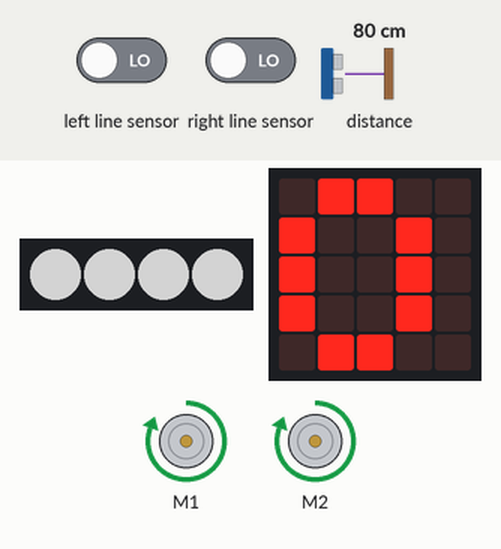
This program was run on a simulated BBC micro:bit (MakeCode). On the bench: 4 RGB LEDs in strip order, left to right, the board's 5×5 LED display, 2 × DC motor (green arrow = forward, orange = backward, longer = faster). Inputs (shaded band) come from the test bench; at power-on: left line sensor LOW, right line sensor LOW, distance to the obstacle 80 cm. Dim RGB values are drawn brighter than linear.

Above: at 1.2 s.
1.3 s: left line sensor driven HIGH
At 2.2 s:
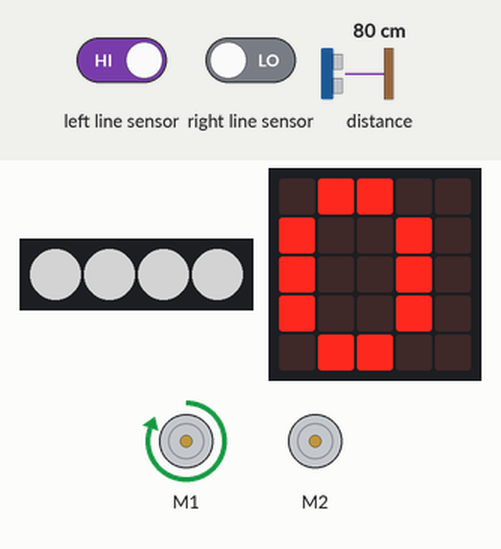
3.0 s: right line sensor driven HIGH
At 4.1 s:
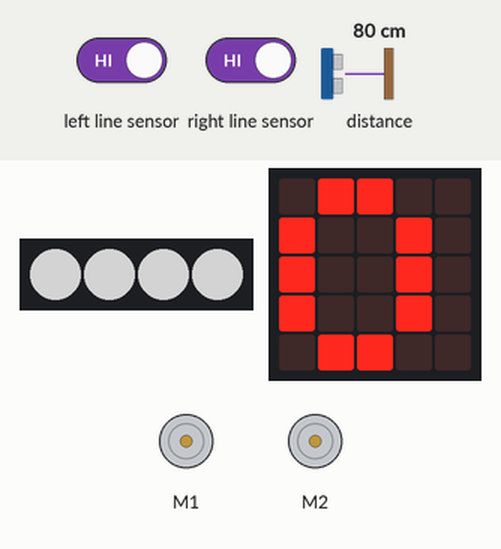
4.5 s: left line sensor driven LOW
At 5.8 s:
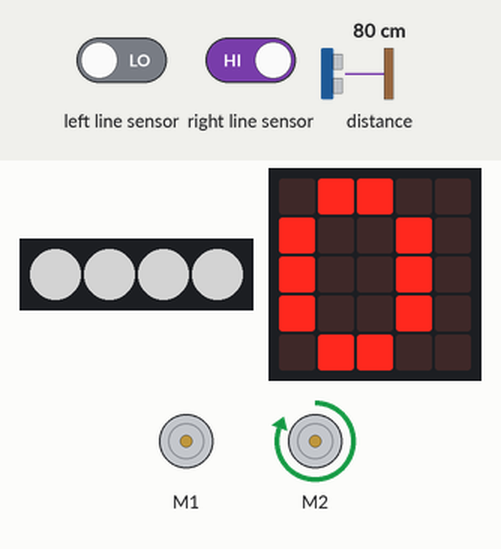
6.1 s: right line sensor driven LOW
At 6.7 s:
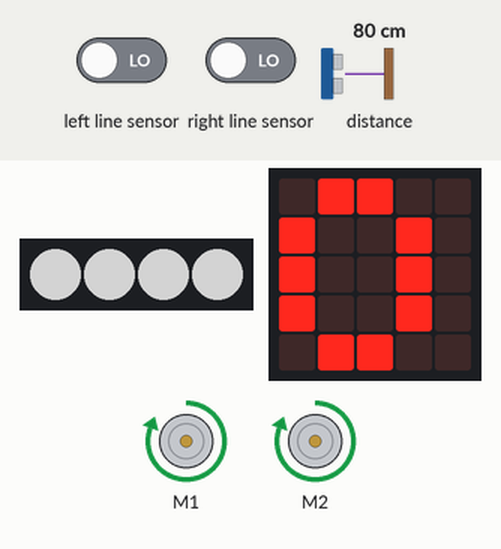
Timing chart, 0 to 8.6 s (numbered marks = the images above; inputs shaded):
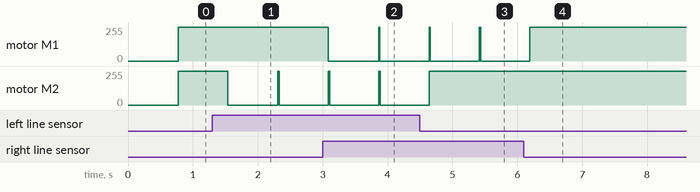

The program:

main.ts
```typescript
let distances = 0
let strip = neopixel.create(DigitalPin.P15, 4, NeoPixelMode.RGB)
strip.showColor(neopixel.colors(NeoPixelColors.White))
basic.forever(function () {
    distances = maqueen.Ultrasonic(PingUnit.Centimeters)
    basic.showNumber(0)
    if (distances < 5) {
        maqueen.motorRun(maqueen.Motors.M1, maqueen.Dir.CW, 50)
        maqueen.motorRun(maqueen.Motors.M2, maqueen.Dir.CW, 50)
    } else if (distances < 10) {
        maqueen.motorRun(maqueen.Motors.M1, maqueen.Dir.CW, 125)
        maqueen.motorRun(maqueen.Motors.M2, maqueen.Dir.CW, 125)
    } else {
        maqueen.motorRun(maqueen.Motors.M1, maqueen.Dir.CW, 255)
        maqueen.motorRun(maqueen.Motors.M2, maqueen.Dir.CW, 255)
    }
    if (maqueen.readPatrol(maqueen.Patrol.PatrolLeft) == 0 && maqueen.readPatrol(maqueen.Patrol.PatrolRight) == 0) {
        maqueen.motorRun(maqueen.Motors.M1, maqueen.Dir.CW, 255)
        maqueen.motorRun(maqueen.Motors.M2, maqueen.Dir.CW, 255)
    }
    if (maqueen.readPatrol(maqueen.Patrol.PatrolLeft) == 1 && maqueen.readPatrol(maqueen.Patrol.PatrolRight) == 0) {
        maqueen.motorRun(maqueen.Motors.M1, maqueen.Dir.CW, 255)
        maqueen.motorRun(maqueen.Motors.M2, maqueen.Dir.CW, 0)
    }
    if (maqueen.readPatrol(maqueen.Patrol.PatrolLeft) == 0 && maqueen.readPatrol(maqueen.Patrol.PatrolRight) == 1) {
        maqueen.motorRun(maqueen.Motors.M1, maqueen.Dir.CW, 0)
        maqueen.motorRun(maqueen.Motors.M2, maqueen.Dir.CW, 255)
    }
    if (maqueen.readPatrol(maqueen.Patrol.PatrolLeft) == 1 && maqueen.readPatrol(maqueen.Patrol.PatrolRight) == 1) {
        maqueen.motorStop(maqueen.Motors.All)
    }
})
```

test.ts
```typescript
// les tests vont ici ; cela ne sera pas compilé si ce paquet est utilisé en tant qu'extension.
```

Measured:
- after the input at 1.3 s, motor M2: forward 255/255 → stopped after 0.24 s
- after the input at 3.0 s, motor M1: forward 255/255 → stopped after 0.09 s
- after the input at 4.5 s, motor M2: goes on until 4.6 s, then stays forward 255/255
- after the input at 6.1 s, motor M1: goes on until 6.2 s, then stays forward 255/255
